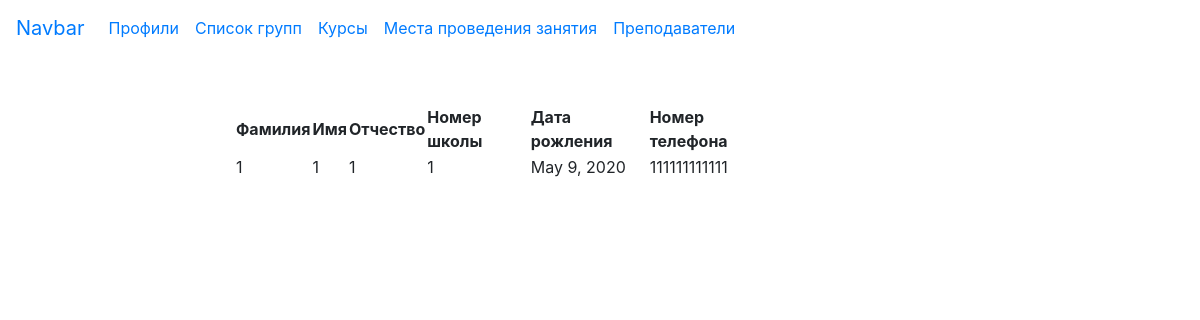
The app's page /userprofile/userprofile/1/, older data.
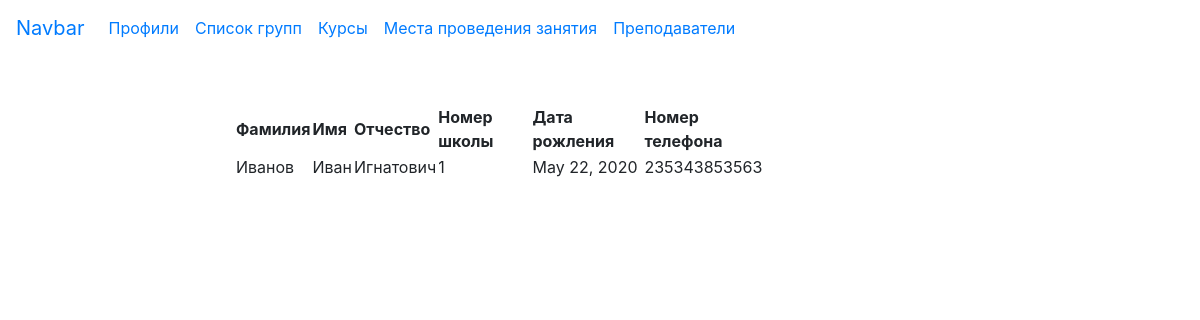
The same page, newer data.
### userprofile/models.py (models this page shows, shortened)
class UserProfile(models.Model):
    id_profile = models.AutoField(primary_key=True)
    user = models.OneToOneField(User, on_delete=models.CASCADE)
    surname = models.CharField(max_length=100)
    name = models.CharField(max_length=100)
    patronymic = models.CharField(max_length=50)
    number_school = models.IntegerField()
    date_of_birth = models.DateField(null=True)
    ph_number = models.CharField(max_length=12)
    group = models.ManyToManyField('Group', blank=True, related_name='profiles')

### userprofile/views.py (the view)
# urls.py: path('userprofile/<int:id_profile>/', profile_detail, name='profile_detail_url'),
def profile_detail(request, id_profile):
    profile = get_object_or_404(UserProfile, id_profile=id_profile)
    return render(request, 'userprofile/profile_detail.html', {'profile': profile})

### userprofile/templates/userprofile/profile_detail.html (shortened to what this page needs)
{% extends 'userprofile/base_profile.html'%}
{% block content %}
<table>
    <tr>
        <th>Фамилия</th>
        <th>Имя</th>
        <th>Отчество</th>
        <th>Номер школы</th>
        <th>Дата рожления</th>
        <th>Номер телефона</th>
    </tr>
    <tr>
        <td>{{ profile.surname }}</td>
        <td>{{ profile.name }}</td>
        <td>{{ profile.patronymic }}</td>
        <td>{{ profile.number_school }}</td>
        <td>{{ profile.date_of_birth }}</td>
        <td>{{ profile.ph_number }}</td>
    </tr>
</table>
{% endblock %}

### userprofile/templates/userprofile/base_profile.html
{% extends 'base.html' %}

### templates/base.html (shortened to what this page needs)
<!DOCTYPE html>
<html lang="ru">
<head>
    <link rel="stylesheet" href="https://stackpath.bootstrapcdn.com/bootstrap/4.4.1/css/bootstrap.min.css"
>
</head>
<body>
<nav class="navbar navbar-expand-lg">
    <a class="navbar-brand" href="#">Navbar</a>
    <div class="collapse navbar-collapse" id="navbarSupportedContent">
        <ul class="navbar-nav mr-auto">
            <li class="nav-item active">
                <a class="nav-link" href="{% url 'profile_list_url' %}">Профили</a>
            </li>
            <li class="nav-item active">
                <a class="nav-link" href="{% url 'groups_list_url' %}">Список групп</a>
            </li>
            <li class="nav-item active">
                <a class="nav-link" href="{% url 'compclass_list_url' %}">Курсы</a>
            </li>
            <li class="nav-item active">
            <a class="nav-link" href="{% url 'places_list_url' %}">Места проведения занятия</a>
        </li>
        <li class="nav-item active">
            <a class="nav-link" href="{% url 'teachers_list_url' %}">Преподаватели</a>
        </li>
    </ul>
  </div>
</nav>
<div class="container mt-5">
  <div class="row">
    <div class="col-6 offset-md-2">
   {% block content %}{% endblock %}
    </div>
     </div>
</div>
</body>
</html>

Row changes from the older to the newer data that the page shows:
changed UserProfile: surname "1" → "Иванов"; name "1" → "Иван"; patronymic "1" → "Игнатович"; date_of_birth "May 9, 2020" → "May 22, 2020"; ph_number "111111111111" → "235343853563"
